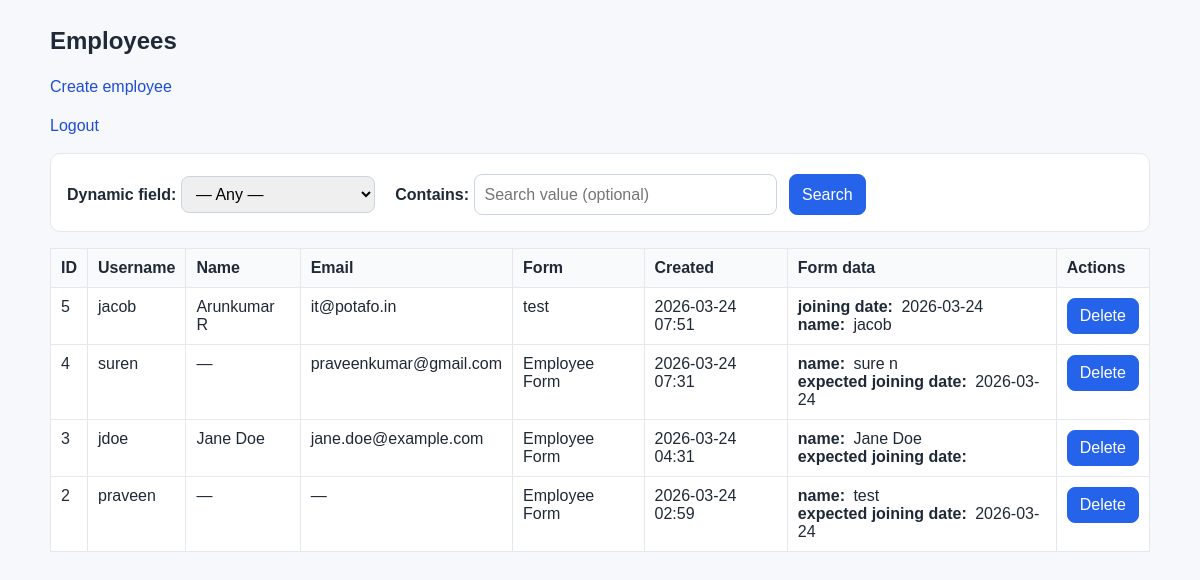
The page /employee/list/ (signed in) on the database its author committed.
### employee/models.py (models this page shows, shortened)
class Employee(models.Model):
    user = models.ForeignKey(
        User, related_name="employees", on_delete=models.CASCADE
    )
    dynamic_form = models.ForeignKey(
        DynamicForm, related_name="employees", on_delete=models.CASCADE
    )
    form_data = models.JSONField(default=dict)
    is_deleted = models.BooleanField(default=False)
    deleted_at = models.DateTimeField(null=True, blank=True)
    created_at = models.DateTimeField(auto_now_add=True)
    updated_at = models.DateTimeField(auto_now=True)

### forms/models.py (models this page shows, shortened)
class DynamicForm(models.Model):
    name = models.CharField(max_length=100)

### employee/views.py (the view)
# urls.py: path("list/", employee_list_view, name="employee-list"),
@ensure_csrf_cookie
@login_required
@require_http_methods(["GET"])
def employee_list_view(request):
    field_label = (request.GET.get("field_label") or "").strip()
    field_value = (request.GET.get("field_value") or "").strip()
    employees = Employee.objects.filter(is_deleted=False).select_related("user", "dynamic_form")
    if field_label:
        employees = employees.filter(form_data__has_key=field_label)
        if field_value:
            needle = field_value.lower()
            matched_ids = []
            for emp in employees.only("id", "form_data"):
                stored = emp.form_data.get(field_label)
                if needle in str(stored if stored is not None else "").lower():
                    matched_ids.append(emp.id)
            employees = (
                Employee.objects.filter(id__in=matched_ids)
                .select_related("user", "dynamic_form")
                .order_by("-created_at")
            )
        else:
            employees = employees.order_by("-created_at")
    else:
        employees = employees.order_by("-created_at")
    return render(
        request,
        "employee/employee_list.html",
        {
            "employees": employees,
            "dynamic_field_labels": _all_dynamic_field_labels(),
            "current_field_label": field_label,
            "current_field_value": field_value,
        },
    )

### employee/views.py (called while the page is built)
def _all_dynamic_field_labels():
    labels = set(FormField.objects.values_list("label", flat=True))
    for form_data in Employee.objects.filter(is_deleted=False).values_list("form_data", flat=True):
        if isinstance(form_data, dict):
            labels.update(form_data.keys())
    return sorted(labels)

### employee/templates/employee/employee_list.html (shortened to what this page needs)
<html>
{% load static %}
<head>
    <link rel="stylesheet" href="{% static "css/style.css" %}">
</head>
<body>
<h2>Employees</h2>
<p><a href="{% url 'employee-create' %}">Create employee</a></p>
<p><a href="{% url 'logout' %}">Logout</a></p>
<form method="get" action="{% url 'employee-list' %}" style="margin-bottom: 16px;">
    <label for="field_label">Dynamic field:</label>
    <select name="field_label" id="field_label">
        <option value="">— Any —</option>
    </select>
    <label for="field_value" style="margin-left: 8px;">Contains:</label>
    <input type="text" name="field_value" id="field_value" value="{{ current_field_value }}" placeholder="Search value (optional)" size="28">
    <button type="submit">Search</button>
</form>
{% if employees %}
<table border="1" cellpadding="8" cellspacing="0" style="border-collapse: collapse;">
    <thead>
        <tr>
            <th>ID</th>
            <th>Username</th>
            <th>Name</th>
            <th>Email</th>
            <th>Form</th>
            <th>Created</th>
            <th>Form data</th>
            <th>Actions</th>
        </tr>
    </thead>
    <tbody>
        {% for employee in employees %}
        <tr data-employee-id="{{ employee.id }}">
            <td>{{ employee.id }}</td>
            <td>{{ employee.user.username }}</td>
            <td>{{ employee.user.get_full_name|default:"—" }}</td>
            <td>{{ employee.user.email|default:"—" }}</td>
            <td>{{ employee.dynamic_form.name }}</td>
            <td>{{ employee.created_at|date:"Y-m-d H:i" }}</td>
            <td>
                {% if employee.form_data %}
                <dl style="margin: 0;">
                    {% for key, value in employee.form_data.items %}
                    <dt style="font-weight: bold; display: inline;">{{ key }}:</dt>
                    <dd style="display: inline; margin: 0 0 0 4px;">{{ value }}</dd>
                    <br>
                    {% endfor %}
                </dl>
                {% else %}
                —
                {% endif %}
            </td>
            <td>
                <button
                    type="button"
                    class="delete-employee-btn"
                    data-id="{{ employee.id }}"
                    data-delete-url="{% url 'employee-delete' employee.id %}"
                >Delete</button>
            </td>
        </tr>
        {% endfor %}
    </tbody>
</table>
{% endif %}
</body>
</html>

### static/css/style.css (style rules this page uses)
* { box-sizing: border-box; }
body { margin: 0; padding: 24px; font-family: Arial, sans-serif; background: #f7f8fb; color: #1f2937; line-height: 1.45; }
h2 { margin: 0 auto 14px; max-width: 1100px; }
p, #success-message, #error-message { max-width: 1100px; margin-left: auto; margin-right: auto; }
a { color: #1d4ed8; text-decoration: none; }
form { background: #ffffff; border: 1px solid #e5e7eb; border-radius: 10px; padding: 16px; margin-bottom: 16px; width: 100%; max-width: 1100px; margin-left: auto; margin-right: auto; }
label { font-weight: 600; }
input, select, button, textarea { font: inherit; }
input, select, textarea { margin-top: 4px; margin-right: 8px; padding: 8px 10px; border: 1px solid #cbd5e1; border-radius: 8px; }
button { border: 1px solid #2563eb; background: #2563eb; color: #ffffff; border-radius: 8px; padding: 8px 12px; cursor: pointer; }
table { width: 100%; max-width: 1100px; background: #ffffff; border-collapse: collapse; border: 1px solid #e5e7eb; margin-left: auto; margin-right: auto; }
th, td { border-bottom: 1px solid #e5e7eb; padding: 10px; text-align: left; vertical-align: top; }
th { background: #f8fafc; font-weight: 700; }

### rows shown on the page
Employee: id "5", user.username "jacob", user.get_full_name "Arunkumar R", user.email "it@potafo.in", dynamic_form.name "test", created_at "2026-03-24 07:51", form_data "joining date" "name", form_data "2026-03-24" "jacob"
Employee: id "4", user.username "suren", user.get_full_name "—", user.email "praveenkumar@gmail.com", dynamic_form.name "Employee Form", created_at "2026-03-24 07:31", form_data "name" "expected joining date", form_data "sure n" "2026-03-24"
Employee: id "3", user.username "jdoe", user.get_full_name "Jane Doe", user.email "jane.doe@example.com", dynamic_form.name "Employee Form", created_at "2026-03-24 04:31", form_data "name" "expected joining date", form_data "Jane Doe"
Employee: id "2", user.username "praveen", user.get_full_name "—", user.email "—", dynamic_form.name "Employee Form", created_at "2026-03-24 02:59", form_data "name" "expected joining date", form_data "test" "2026-03-24"
